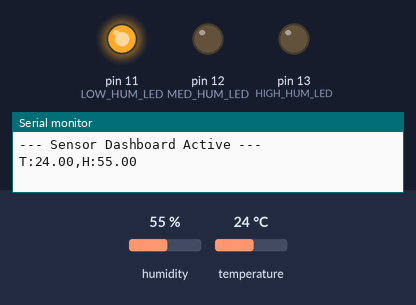
Simulated run of this sketch. Board: Arduino Uno, built with avr-gcc and run on an emulated ATmega328P. Shown: output pins drawn as LEDs (lit = HIGH), the last lines printed to the serial monitor. The test bench sets the inputs (shaded band); at power-on: humidity 55 %, temperature 24 °C.

Above: at 3.2 s.
3.3 s: humidity set to 58 %
8.1 s: humidity set to 61 %
At 11.4 s:
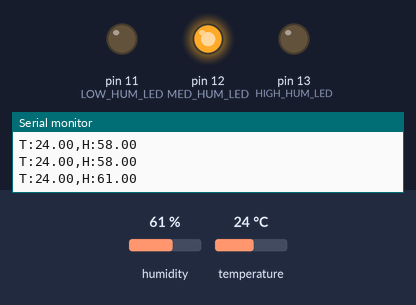
12.9 s: humidity set to 89 %
17.7 s: humidity set to 92 %
At 18.8 s:
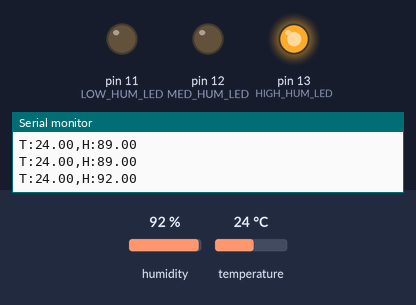
22.5 s: humidity set to 22 %
At 27.2 s:
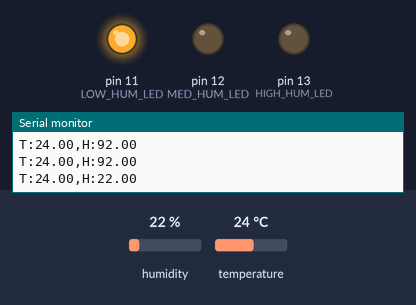
27.5 s: humidity set to 68 %
At 31.5 s:
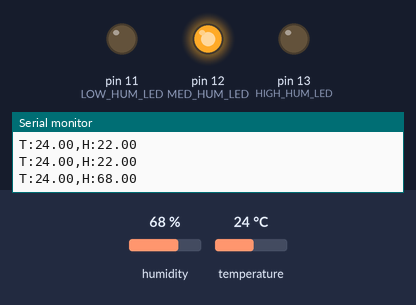
Timing chart, 0 to 33.0 s (numbered marks = the images above; inputs shaded):
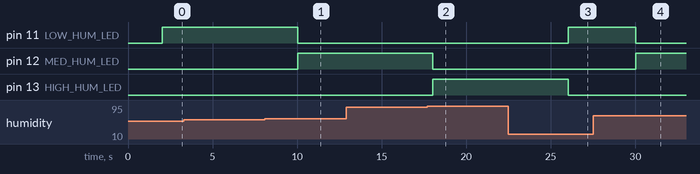

The sketch:

arduino_code.ino
```cpp
#include "DHT.h" // Use the Adafruit library

// --- Sensor Configuration ---
#define DHTPIN 8       // DHT11 is on Digital Pin 8
#define DHTTYPE DHT11
DHT dht(DHTPIN, DHTTYPE);

// --- LED Configuration ---
#define LOW_HUM_LED 11   // Blue LED
#define MED_HUM_LED 12   // Green LED
#define HIGH_HUM_LED 13  // Red LED

// --- Timer for Non-Blocking Sensor Read ---
unsigned long previousMillis = 0;
const long interval = 2000; // Read sensor every 2 seconds

void setup() {
  Serial.begin(9600);
  Serial.println("--- Sensor Dashboard Active ---");

  // Set all LED pins to OUTPUT
  pinMode(LOW_HUM_LED, OUTPUT);
  pinMode(MED_HUM_LED, OUTPUT);
  pinMode(HIGH_HUM_LED, OUTPUT);

  // Turn all LEDs off at startup
  digitalWrite(LOW_HUM_LED, LOW);
  digitalWrite(MED_HUM_LED, LOW);
  digitalWrite(HIGH_HUM_LED, LOW);

  dht.begin();
  delay(2000); // Wait for sensor to stabilize
}

void loop() {
  // Use millis() for non-blocking loop
  unsigned long currentMillis = millis();

  if (currentMillis - previousMillis >= interval) {
    previousMillis = currentMillis;

    // Read sensor data
    float h = dht.readHumidity();
    float t = dht.readTemperature();

    // Check for a failed read
    if (isnan(h) || isnan(t)) {
      Serial.println("Failed to read from DHT sensor!");
      // Don't update LEDs if read failed
    } else {
      // 1. Send data to Python
      // Format: T:24.50,H:65.20
      Serial.print("T:");
      Serial.print(t);
      Serial.print(",H:");
      Serial.println(h);

      // 2. Control the humidity indicator LEDs
      updateHumidityLEDs(h);
    }
  }
}

void updateHumidityLEDs(float humidity) {
  // First, turn all LEDs off
  digitalWrite(LOW_HUM_LED, LOW);
  digitalWrite(MED_HUM_LED, LOW);
  digitalWrite(HIGH_HUM_LED, LOW);

  // Now, turn the correct one on
  if (humidity < 60.0) {
    digitalWrite(LOW_HUM_LED, HIGH); // Low humidity
  } else if (humidity >= 60.0 && humidity <= 90.0) {
    digitalWrite(MED_HUM_LED, HIGH); // Medium (ideal) humidity
  } else if (humidity > 90.0) {
    digitalWrite(HIGH_HUM_LED, HIGH); // High humidity
  }
}
```

Measured:
- the behaviour switches between 59 and 60 % on humidity (found by bisection; images 0 and 1)
- the behaviour switches between 90 and 91 % on humidity (found by bisection; images 1 and 2)
- after the input at 8.1 s, pin 11 (LOW_HUM_LED): HIGH → LOW after 1.9 s; pin 12 (MED_HUM_LED): LOW → HIGH after 1.9 s
- after the input at 17.7 s, pin 12 (MED_HUM_LED): HIGH → LOW after 0.33 s; pin 13 (HIGH_HUM_LED): LOW → HIGH after 0.33 s
- after the input at 22.5 s, pin 11 (LOW_HUM_LED): LOW → HIGH after 3.5 s; pin 13 (HIGH_HUM_LED): HIGH → LOW after 3.5 s
- after the input at 27.5 s, pin 11 (LOW_HUM_LED): HIGH → LOW after 2.5 s; pin 12 (MED_HUM_LED): LOW → HIGH after 2.5 s
